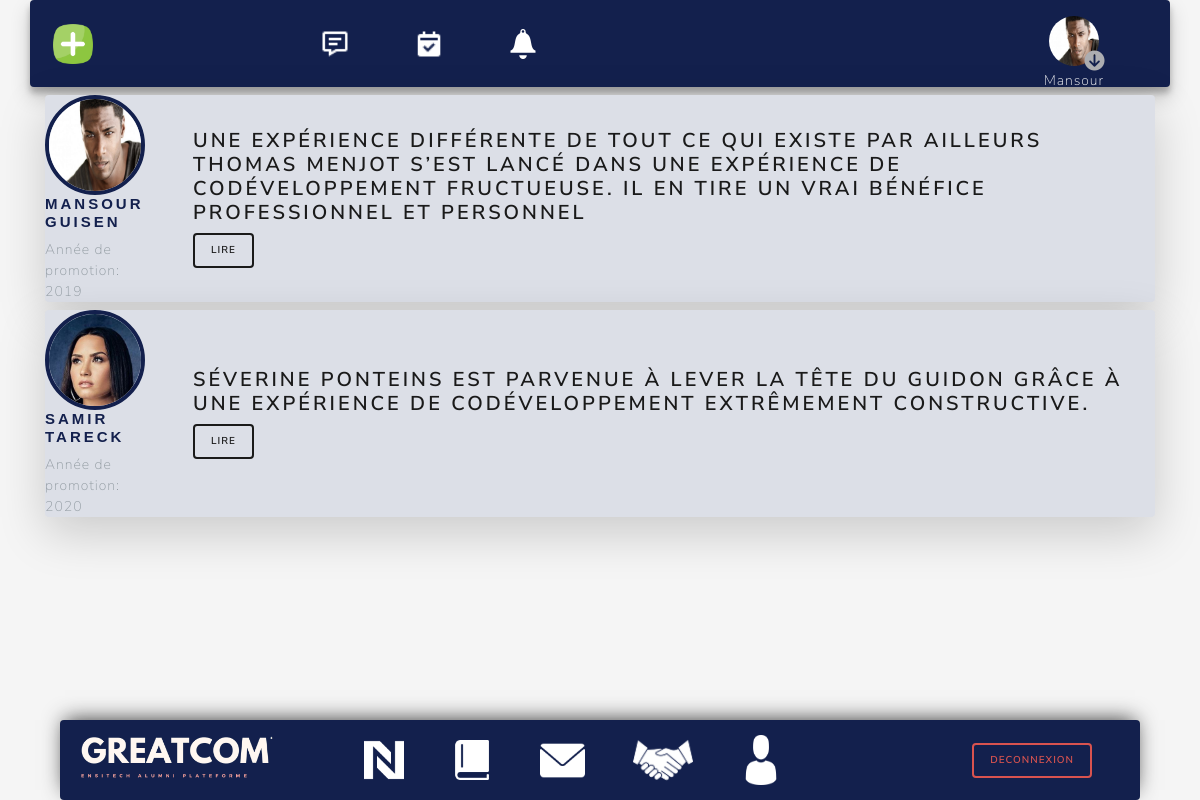
The page /vue/load_all_feedback.php (signed in) on the database its author committed.
### tables this page shows
CREATE TABLE IF NOT EXISTS `utilisateur` (
  `id` int(30) NOT NULL AUTO_INCREMENT,
  `Photo` text,
  `Nom` varchar(255) DEFAULT NULL,
  `Prenom` varchar(255) DEFAULT NULL,
  `Mail` varchar(255) DEFAULT NULL,
  `Departement` int(11) DEFAULT NULL,
  `Annee_promotion` int(10) DEFAULT NULL,
  `profession` varchar(255) DEFAULT NULL,
  `campus` varchar(255) DEFAULT NULL,
  `Zone_de_texte` longtext,
  `Loginn` varchar(50) DEFAULT NULL,
  `Mdp` varchar(50) DEFAULT NULL,
  `Typee` enum('standard','admin') DEFAULT NULL,
  PRIMARY KEY (`id`)
);

CREATE TABLE IF NOT EXISTS `partages` (
  `id` int(30) NOT NULL AUTO_INCREMENT,
  `id_user` int(30) NOT NULL,
  `titre` varchar(255) NOT NULL,
  `text` text NOT NULL,
  `date` datetime NOT NULL DEFAULT CURRENT_TIMESTAMP,
  PRIMARY KEY (`id`)
);

### vue/load_all_feedback.php (the view, shortened to what this page needs)
<!DOCTYPE html>
<html lang="fr">
<head>
    <link rel="stylesheet" href="https://cdn.jsdelivr.net/npm/bootswatch@4.5.2/dist/lux/bootstrap.min.css">
    <link rel="stylesheet" href="../styles/designY.css">
</head>
<body>
    <?php
    include_once('../partials/header.php')
    ?>
    <?php
    $sql2 = "SELECT * FROM `partages` ";
    $result2 = $db->query($sql2);
    while ($row = $result2->fetch()) {
        $id_user = $row['id_user'];
        $titre = $row['titre'];
        $idFeedback = $row['id'];
        $sql3 = "SELECT * FROM `utilisateur` WHERE `id` = $id_user  LIMIT 1 ";
        $result3 = $db->query($sql3);
        $ligne = $result3->fetch();
        $nom = $ligne["Nom"];
        $prenom = $ligne["Prenom"];
        $Annee_promotion = $ligne["Annee_promotion"];
        $profil = $ligne["Photo"];
    ?>
        <div class="container ">
            <div class="d-flex d-75 mx-auto my-2  align-items-center items_feedback rounded shadow-lg">
                <div class="d-flex flex-column justify-content-center align-items-center mr-5">
                    <img src="<?= $profil; ?>" atl="<?= $nom . ' ' . $prenom; ?>" class="profil_partageDeux" />
                    <h4 class="titre_feedBack_profil"><?= $nom . ' ' . $prenom; ?></h4>
                    <span class="text-muted">Année de promotion: <?= $Annee_promotion; ?> </span>
                </div>
                <div>
                    <h4><?= $titre; ?></h4>
                    <a href="lire_partage.php?id_feedback='<?= $idFeedback;  ?>'" type="button" class="btn btn-outline-primary btn-sm rounded">Lire</a>
                </div>
            </div>
        </div>
    <?php
    }
    ?>
    <?php
    include_once('../partials/footer.php');
    ?>
</body>
</html>

### partials/header.php (shortened to what this page needs)
<?php
include_once("connectBDD.php");
$id_user_conecter = $_SESSION['id'];
$stmt = $db->prepare("SELECT * FROM `utilisateur` where `id`= :id_utlisateur ");
$stmt->bindParam(':id_utlisateur', $id_user_conecter);
$stmt->execute();
$colonne = $stmt->fetch();
$name_user_connect = $colonne['Nom'];
$profil_user_connect = $colonne['Photo'];
?>
<div class="container  w-100  d-flex  entete backgroundFirstPlan rounded">
    <div class="d-flex  w-100 p-2  justify-content-center align-items-center" id="mainNav">
        <img src="../images/logos/addPOST.png" data-toggle="modal" data-target="#staticBackdrop" type="button" alt="..." class="img-fluid btnPoster  " style="width:40px; height:40px" />
        <div class="w-50 d-flex lesIconDeHeader ">
            <span class=" p-2  rounded notifUser notifSMS " type="button">
                <img src="../images/ressourcesLogo/sms.png" alt="..." class="linkImageH img-fluid" style="width:30px" />
            </span>
            <span class=" p-2  mx-5 rounded  notifUser notifEVE " type="button">
                <img src="../images/ressourcesLogo/calendrier.png" alt="..." class="img-fluid linkImageH" style="width:30px" />
            </span>
            <span class=" p-2  rounded  notifUser notifAUtre " type="button">
                <img src="../images/ressourcesLogo/notificationL.png" alt="..." class="img-fluid linkImageH" style="width:30px" />
            </span>
        </div>
        <div class="btn_user_profil my-auto ml-auto  d-flex  flex-column justify-content-center align-items-center mr-5" type="button">
            <img src=" <?= $profil_user_connect; ?>" class=' img-fluid profil-post' alt='...'>
            <span class="text-light mt-1"> <?= $name_user_connect ?></span>
            <i class="fas fa-arrow-circle-down"></i>
        </div>
    </div>
</div>

### styles/designY.css (style rules this page uses)
body { background: whitesmoke !important; }
.backgroundFirstPlan { background: #13204d !important; }
.profil-post { max-width: 50px !important; border-radius: 50%; }
.btn_user_profil { width: 50px; }
.entete { height: 87px !important; box-shadow: rgba(0, 0, 0, 0.19) 0px 10px 20px, rgba(0, 0, 0, 0.23) 0px 6px 6px; }
.lesIconDeHeader { margin-left: 20% !important; }
.notifUser { position: relative; }
.btn_user_profil>i { margin-top: -40px; margin-left: 42px !important; font-size: 20px; color: #d7d8dd; filter: brightness(80%); }
.profil_partageDeux { border-radius: 50%; width: 100px; height: 100px; border: 4px solid #13204d; }
.titre_feedBack_profil { font-size: 15px; color: #13204d; font-family: 'Lucida Sans', 'Lucida Sans Regular', 'Lucida Grande', 'Lucida Sans Unicode', Geneva, Verdana, sans-serif; }
.items_feedback { background: #dcdfe7; }

### rows shown on the page
utilisateur: Photo (picture), Nom "Mansour"
partages: id_user.Photo (picture), id_user.Nom "MANSOUR", id_user.Prenom "GUISEN", id_user.Annee_promotion "2019", titre "UNE EXPÉRIENCE DIFFÉRENTE DE TOUT CE QUI EXISTE PAR AILLEURS THOMAS MENJOT S’EST LANCÉ DANS UNE EXPÉRIENCE DE CODÉVELOPPEMENT FRUCTUEUSE. IL EN TIRE UN VRAI BÉNÉFICE PROFESSIONNEL ET PERSONNEL"
partages: id_user.Photo (picture), id_user.Nom "SAMIR", id_user.Prenom "TARECK", id_user.Annee_promotion "2020", titre "SÉVERINE PONTEINS EST PARVENUE À LEVER LA TÊTE DU GUIDON GRÂCE À UNE EXPÉRIENCE DE CODÉVELOPPEMENT EXTRÊMEMENT CONSTRUCTIVE."
